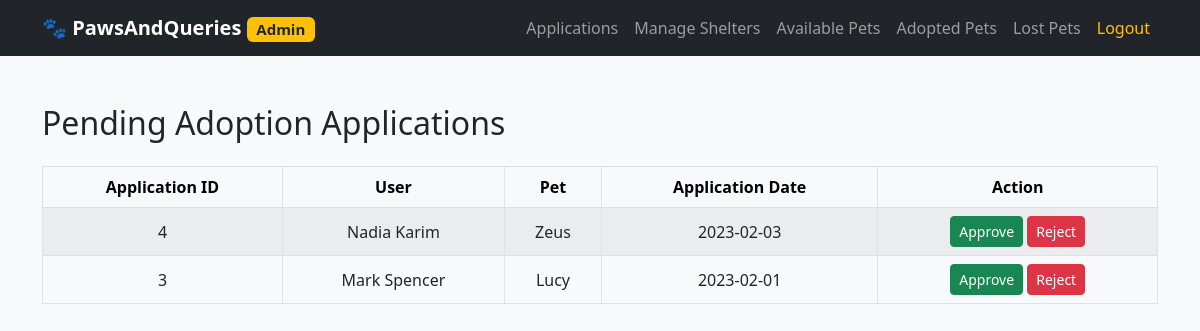
Screenshot of /admin_approval.php (signed in) with the database file from the repository.
### tables this page shows
CREATE TABLE `adoptionapplication` (
    `Application_id`  INT         NOT NULL AUTO_INCREMENT,
    `ApplicationDate` DATE        DEFAULT NULL,
    `Pet_id`          INT         NOT NULL,
    `ApprovalDate`    DATE        DEFAULT NULL,
    `Status`          VARCHAR(50) DEFAULT NULL,
    `User_id`         INT         DEFAULT NULL,
    PRIMARY KEY (`Application_id`),
    KEY `idx_app_user` (`User_id`),
    KEY `idx_app_pet` (`Pet_id`),
    CONSTRAINT `fk_app_user` FOREIGN KEY (`User_id`) REFERENCES `user` (`User_id`),
    CONSTRAINT `fk_app_pet`  FOREIGN KEY (`Pet_id`)  REFERENCES `pet` (`Pet_id`)
);

CREATE TABLE `user` (
    `User_id`       INT          NOT NULL AUTO_INCREMENT,
    `Name`          VARCHAR(100) DEFAULT NULL,
    `Password`      VARCHAR(255) NOT NULL,
    `ContactNumber` VARCHAR(20)  DEFAULT NULL,
    `Address`       VARCHAR(255) DEFAULT NULL,
    `Email`         VARCHAR(100) DEFAULT NULL,
    `Owned_pets`    INT          DEFAULT 0,
    PRIMARY KEY (`User_id`),
    UNIQUE KEY `uq_user_email` (`Email`)
);

CREATE TABLE `pet` (
    `Pet_id`         INT          NOT NULL AUTO_INCREMENT,
    `Name`           VARCHAR(50)  DEFAULT NULL,
    `Type`           VARCHAR(50)  DEFAULT NULL,
    `Breed`          VARCHAR(50)  DEFAULT NULL,
    `Age`            INT          DEFAULT NULL,
    `AdoptionStatus` TINYINT(1)   DEFAULT 0,
    `Image_url`      VARCHAR(255) DEFAULT NULL,
    PRIMARY KEY (`Pet_id`)
);

### helpers.php (called while the page is built, shortened)
<?php
function e(?string $value): string
{
    return htmlspecialchars((string) $value, ENT_QUOTES, 'UTF-8');
}

### admin_approval.php (the view, shortened to what this page needs)
<?php
require 'db.php';
require 'helpers.php';
$applications = $pdo->query("
    SELECT aa.Application_id, aa.ApplicationDate, aa.Status,
           u.Name AS userName, p.Name AS petName
    FROM adoptionapplication aa
    LEFT JOIN user u ON aa.User_id = u.User_id
    LEFT JOIN pet p  ON aa.Pet_id = p.Pet_id
    WHERE aa.Status = 'Pending'
    ORDER BY aa.Application_id DESC
")->fetchAll();
?>
<!DOCTYPE html>
<html lang="en">
<head>
    <link rel="stylesheet" href="https://cdn.jsdelivr.net/npm/bootstrap@5.2.3/dist/css/bootstrap.min.css">
</head>
<body class="bg-light">
<?php include 'admin_header.php'; ?>
<div class="container py-5">
    <h2 class="mb-4">Pending Adoption Applications</h2>
    <div class="table-responsive">
        <table class="table table-striped table-bordered align-middle text-center">
            <thead class="table-light">
                <tr>
                    <th>Application ID</th>
                    <th>User</th>
                    <th>Pet</th>
                    <th>Application Date</th>
                    <th>Action</th>
                </tr>
            </thead>
            <tbody>
                <?php if (count($applications) > 0): ?>
                    <?php foreach ($applications as $row): ?>
                        <tr>
                            <td><?= e((string) $row['Application_id']) ?></td>
                            <td><?= e($row['userName']) ?></td>
                            <td><?= e($row['petName']) ?></td>
                            <td><?= e((string) $row['ApplicationDate']) ?></td>
                            <td>
                                <form method="POST" action="admin_action.php" class="d-inline">
                                    <button type="submit" name="action" value="approve" class="btn btn-sm btn-success">Approve</button>
                                    <button type="submit" name="action" value="reject" class="btn btn-sm btn-danger">Reject</button>
                                </form>
                            </td>
                        </tr>
                    <?php endforeach; ?>
                <?php else: ?>
                    <tr><td colspan="5" class="text-muted">No pending applications.</td></tr>
                <?php endif; ?>
            </tbody>
        </table>
    </div>
</div>
</body>
</html>

### rows the page displays
adoptionapplication: Application_id "4", User.Name "Nadia Karim", Pet.Name "Zeus", ApplicationDate "2023-02-03"
adoptionapplication: Application_id "3", User.Name "Mark Spencer", Pet.Name "Lucy", ApplicationDate "2023-02-01"
